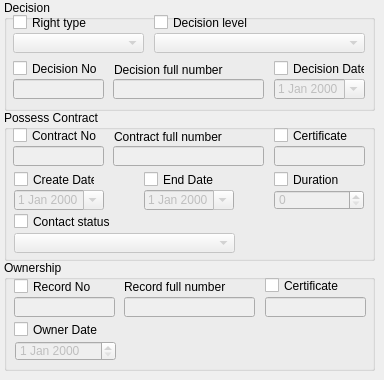
      <widget class="QWidget" name="decision_contract_tab">
       <attribute name="title">
        <string>Decision/Contract</string>
       </attribute>
       <widget class="QGroupBox" name="groupBox">
        <property name="geometry">
         <rect>
          <x>4</x>
          <y>0</y>
          <width>371</width>
          <height>111</height>
         </rect>
        </property>
        <property name="title">
         <string>Decision</string>
        </property>
        <widget class="QDateEdit" name="decision_date">
         <property name="enabled">
          <bool>false</bool>
         </property>
         <property name="geometry">
          <rect>
           <x>270</x>
           <y>79</y>
           <width>91</width>
           <height>20</height>
          </rect>
         </property>
         <property name="calendarPopup">
          <bool>true</bool>
         </property>
        </widget>
        <widget class="QCheckBox" name="decision_date_chbox">
         <property name="geometry">
          <rect>
           <x>270</x>
           <y>60</y>
           <width>91</width>
           <height>17</height>
          </rect>
         </property>
         <property name="text">
          <string>Decision Date</string>
         </property>
        </widget>
        <widget class="QLineEdit" name="decision_full_edit">
         <property name="enabled">
          <bool>false</bool>
         </property>
         <property name="geometry">
          <rect>
           <x>109</x>
           <y>79</y>
           <width>151</width>
           <height>20</height>
          </rect>
         </property>
        </widget>
        <widget class="QComboBox" name="rigth_type_cbox">
         <property name="enabled">
          <bool>false</bool>
         </property>
         <property name="geometry">
          <rect>
           <x>9</x>
           <y>33</y>
           <width>131</width>
           <height>20</height>
          </rect>
         </property>
        </widget>
        <widget class="QLineEdit" name="decision_no_edit">
         <property name="enabled">
          <bool>false</bool>
         </property>
         <property name="geometry">
          <rect>
           <x>9</x>
           <y>79</y>
           <width>91</width>
           <height>20</height>
          </rect>
         </property>
        </widget>
        <widget class="QLabel" name="decision_full_chbox">
         <property name="geometry">
          <rect>
           <x>110</x>
           <y>62</y>
           <width>136</width>
           <height>16</height>
          </rect>
         </property>
         <property name="text">
          <string>Decision full number</string>
         </property>
        </widget>
        <widget class="QComboBox" name="decision_level_cbox">
         <property name="enabled">
          <bool>false</bool>
         </property>
         <property name="geometry">
          <rect>
           <x>150</x>
           <y>33</y>
           <width>211</width>
           <height>20</height>
          </rect>
         </property>
        </widget>
        <widget class="QCheckBox" name="level_chbox">
         <property name="geometry">
          <rect>
           <x>150</x>
           <y>14</y>
           <width>211</width>
           <height>17</height>
          </rect>
         </property>
         <property name="text">
          <string>Decision level</string>
         </property>
        </widget>
        <widget class="QCheckBox" name="right_type_chbox">
         <property name="geometry">
          <rect>
           <x>9</x>
           <y>14</y>
           <width>136</width>
           <height>17</height>
          </rect>
         </property>
         <property name="text">
          <string>Right type</string>
         </property>
        </widget>
        <widget class="QCheckBox" name="decision_no_chbox">
         <property name="geometry">
          <rect>
           <x>9</x>
           <y>60</y>
           <width>91</width>
           <height>17</height>
          </rect>
         </property>
         <property name="text">
          <string>Decision No</string>
         </property>
        </widget>
       </widget>
       <widget class="QGroupBox" name="groupBox_2">
        <property name="geometry">
         <rect>
          <x>4</x>
          <y>110</y>
          <width>371</width>
          <height>151</height>
         </rect>
        </property>
        <property name="title">
         <string>Possess Contract</string>
        </property>
        <widget class="QComboBox" name="contract_status_cbox">
         <property name="enabled">
          <bool>false</bool>
         </property>
         <property name="geometry">
          <rect>
           <x>10</x>
           <y>123</y>
           <width>221</width>
           <height>20</height>
          </rect>
         </property>
        </widget>
        <widget class="QDateEdit" name="contract_date">
         <property name="enabled">
          <bool>false</bool>
         </property>
         <property name="geometry">
          <rect>
           <x>10</x>
           <y>80</y>
           <width>90</width>
           <height>20</height>
          </rect>
         </property>
         <property name="calendarPopup">
          <bool>true</bool>
         </property>
        </widget>
        <widget class="QLineEdit" name="contract_cert_edit">
         <property name="enabled">
          <bool>false</bool>
         </property>
         <property name="geometry">
          <rect>
           <x>270</x>
           <y>36</y>
           <width>91</width>
           <height>20</height>
          </rect>
         </property>
        </widget>
        <widget class="QCheckBox" name="contract_date_chbox">
         <property name="geometry">
          <rect>
           <x>10</x>
           <y>61</y>
           <width>81</width>
           <height>17</height>
          </rect>
         </property>
         <property name="text">
          <string>Create Date</string>
         </property>
        </widget>
        <widget class="QCheckBox" name="contract_no_chbox">
         <property name="geometry">
          <rect>
           <x>9</x>
           <y>17</y>
           <width>91</width>
           <height>17</height>
          </rect>
         </property>
         <property name="text">
          <string>Contract No</string>
         </property>
        </widget>
        <widget class="QLabel" name="contract_full_chbox">
         <property name="geometry">
          <rect>
           <x>110</x>
           <y>19</y>
           <width>151</width>
           <height>16</height>
          </rect>
         </property>
         <property name="text">
          <string>Contract full number</string>
         </property>
        </widget>
        <widget class="QCheckBox" name="end_date_chbox">
         <property name="geometry">
          <rect>
           <x>140</x>
           <y>61</y>
           <width>81</width>
           <height>17</height>
          </rect>
         </property>
         <property name="text">
          <string>End Date</string>
         </property>
        </widget>
        <widget class="QLineEdit" name="contract_no_edit">
         <property name="enabled">
          <bool>false</bool>
         </property>
         <property name="geometry">
          <rect>
           <x>9</x>
           <y>36</y>
           <width>91</width>
           <height>20</height>
          </rect>
         </property>
        </widget>
        <widget class="QCheckBox" name="duration_chbox">
         <property name="geometry">
          <rect>
           <x>270</x>
           <y>61</y>
           <width>101</width>
           <height>17</height>
          </rect>
         </property>
         <property name="text">
          <string>Duration</string>
         </property>
        </widget>
        <widget class="QCheckBox" name="contract_certificate_chbox">
         <property name="geometry">
          <rect>
           <x>270</x>
           <y>17</y>
           <width>91</width>
           <height>17</height>
          </rect>
         </property>
         <property name="text">
          <string>Certificate</string>
         </property>
        </widget>
        <widget class="QLineEdit" name="contract_full_edit">
         <property name="enabled">
          <bool>false</bool>
         </property>
         <property name="geometry">
          <rect>
           <x>109</x>
           <y>36</y>
           <width>151</width>
           <height>20</height>
          </rect>
         </property>
        </widget>
        <widget class="QSpinBox" name="duration_sbox">
         <property name="enabled">
          <bool>false</bool>
         </property>
         <property name="geometry">
          <rect>
           <x>270</x>
           <y>80</y>
           <width>90</width>
           <height>20</height>
          </rect>
         </property>
        </widget>
        <widget class="QDateEdit" name="end_date">
         <property name="enabled">
          <bool>false</bool>
         </property>
         <property name="geometry">
          <rect>
           <x>140</x>
           <y>80</y>
           <width>90</width>
           <height>20</height>
          </rect>
         </property>
         <property name="calendarPopup">
          <bool>true</bool>
         </property>
        </widget>
        <widget class="QCheckBox" name="contract_status_chbox">
         <property name="geometry">
          <rect>
           <x>10</x>
           <y>103</y>
           <width>221</width>
           <height>17</height>
          </rect>
         </property>
         <property name="text">
          <string>Contact status</string>
         </property>
        </widget>
       </widget>
       <widget class="QGroupBox" name="groupBox_3">
        <property name="geometry">
         <rect>
          <x>4</x>
          <y>260</y>
          <width>371</width>
          <height>111</height>
         </rect>
        </property>
        <property name="title">
         <string>Ownership</string>
        </property>
        <widget class="QLabel" name="record_full_">
         <property name="geometry">
          <rect>
           <x>120</x>
           <y>19</y>
           <width>131</width>
           <height>16</height>
          </rect>
         </property>
         <property name="text">
          <string>Record full number</string>
         </property>
        </widget>
        <widget class="QLineEdit" name="record_cert_edit">
         <property name="enabled">
          <bool>false</bool>
         </property>
         <property name="geometry">
          <rect>
           <x>261</x>
           <y>37</y>
           <width>101</width>
           <height>20</height>
          </rect>
         </property>
        </widget>
        <widget class="QDateEdit" name="own_date">
         <property name="enabled">
          <bool>false</bool>
         </property>
         <property name="geometry">
          <rect>
           <x>11</x>
           <y>81</y>
           <width>101</width>
           <height>20</height>
          </rect>
         </property>
        </widget>
        <widget class="QCheckBox" name="record_no_chbox">
         <property name="geometry">
          <rect>
           <x>10</x>
           <y>18</y>
           <width>101</width>
           <height>17</height>
          </rect>
         </property>
         <property name="text">
          <string>Record No</string>
         </property>
        </widget>
        <widget class="QLineEdit" name="record_no_edit">
         <property name="enabled">
          <bool>false</bool>
         </property>
         <property name="geometry">
          <rect>
           <x>10</x>
           <y>37</y>
           <width>101</width>
           <height>20</height>
          </rect>
         </property>
        </widget>
        <widget class="QLineEdit" name="record_full_edit">
         <property name="enabled">
          <bool>false</bool>
         </property>
         <property name="geometry">
          <rect>
           <x>120</x>
           <y>37</y>
           <width>131</width>
           <height>20</height>
          </rect>
         </property>
        </widget>
        <widget class="QCheckBox" name="record_certificate_chbox">
         <property name="geometry">
          <rect>
           <x>261</x>
           <y>17</y>
           <width>101</width>
           <height>17</height>
          </rect>
         </property>
         <property name="text">
          <string>Certificate</string>
         </property>
        </widget>
        <widget class="QCheckBox" name="own_date_chbox">
         <property name="geometry">
          <rect>
           <x>10</x>
           <y>61</y>
           <width>101</width>
           <height>17</height>
          </rect>
         </property>
         <property name="text">
          <string>Owner Date</string>
         </property>
        </widget>
       </widget>
      </widget>
